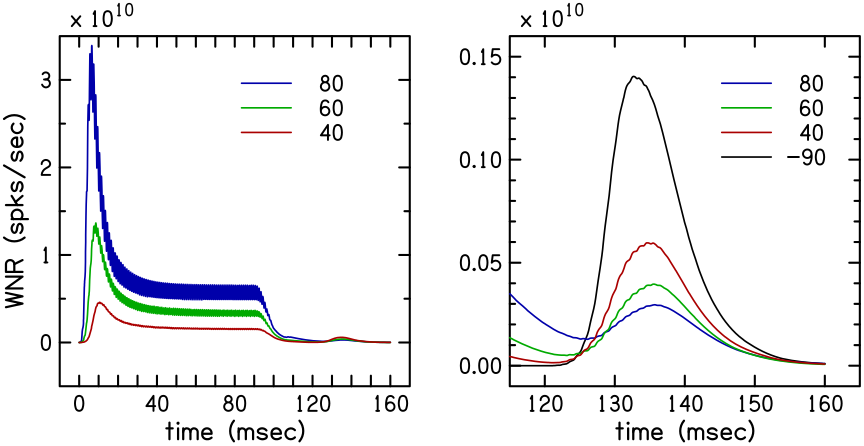

Generate this figure with gnuplot:
; fwdmsk.plt - forward masking: masker and probe
;
head=0 : ticsiz=0.7 : ticdir=in : yhor=y
axlwt=0.7 : annlwt=1.1 : lablwt=1.1 : pltlwt=0.9 : labsiz=1.1 : sizfac=6
pltyp=line : clip=y
xdata=$1 : zdata=0
lintyp=0 : ydata=$2/1e10
;
newframe
xllc=1.5 : yllc=2.0
xlen=3.5 : ylen=3.5
xanskp=0
xmin=0 : xmax=160 : xint=16 : xper=100*8/9 : xanskp=3
ymin=0 : ymax=3 : yint=3.2 : yper=75
xlabel=time (msec)
ylabel=WNR (spks/sec)
tlabel=
pltcol=1
include fwdmsk32.txt
plot
pltcol=2
include fwdmsk22.txt
plot
pltcol=4
include fwdmsk12.txt
plot
;---------------- key ---------------------
msgdat=n : mhal=0 : mval=0 : msgsiz=1 : msglwt=1.1 : msgang=0 : mhkey=3.3
1.8 3.2 "
|_0,pltcol=1|  80
|_0,pltcol=2|  60
|_0,pltcol=4|  40
"
0.1 3.6 "x\ 10{10}"
;--------------------------------------------
; probe.plt - forward masking probes
;
head=0 : ticsiz=0.7 : ticdir=in : yhor=y
axlwt=0.7 : annlwt=1.1 : lablwt=1.1 : pltlwt=0.9 : labsiz=1.1 : sizfac=6
pltyp=line : clip=y
xdata=$1 : zdata=0
lintyp=0 : ydata=$2/1e10
;
newframe
xllc=6 : yllc=2.0
xlen=3.5 : ylen=3.5
xanskp=0
xmin=120 : xmax=160 : xint=4 : xper=80
ymin=0 : ymax=0.15 : yint=3.5 : yper=100*15/17 : yfmt=f.2
xlabel=time (msec)
ylabel=
tlabel=
pltcol=0
include fwdmsk00.txt
plot
pltcol=1
include fwdmsk32.txt
plot
pltcol=2
include fwdmsk22.txt
plot
pltcol=4
include fwdmsk12.txt
plot
;---------------- key ---------------------
msgdat=n : mhal=0 : mval=0 : msgsiz=1 : msglwt=1.1 : msgang=0 : mhkey=3.3
2.1 3.2 "
|_0,pltcol=1|  80
|_0,pltcol=2|  60
|_0,pltcol=4|  40
|_0,pltcol=0| -90
"
0.1 3.6 "x\ 10{10}"
